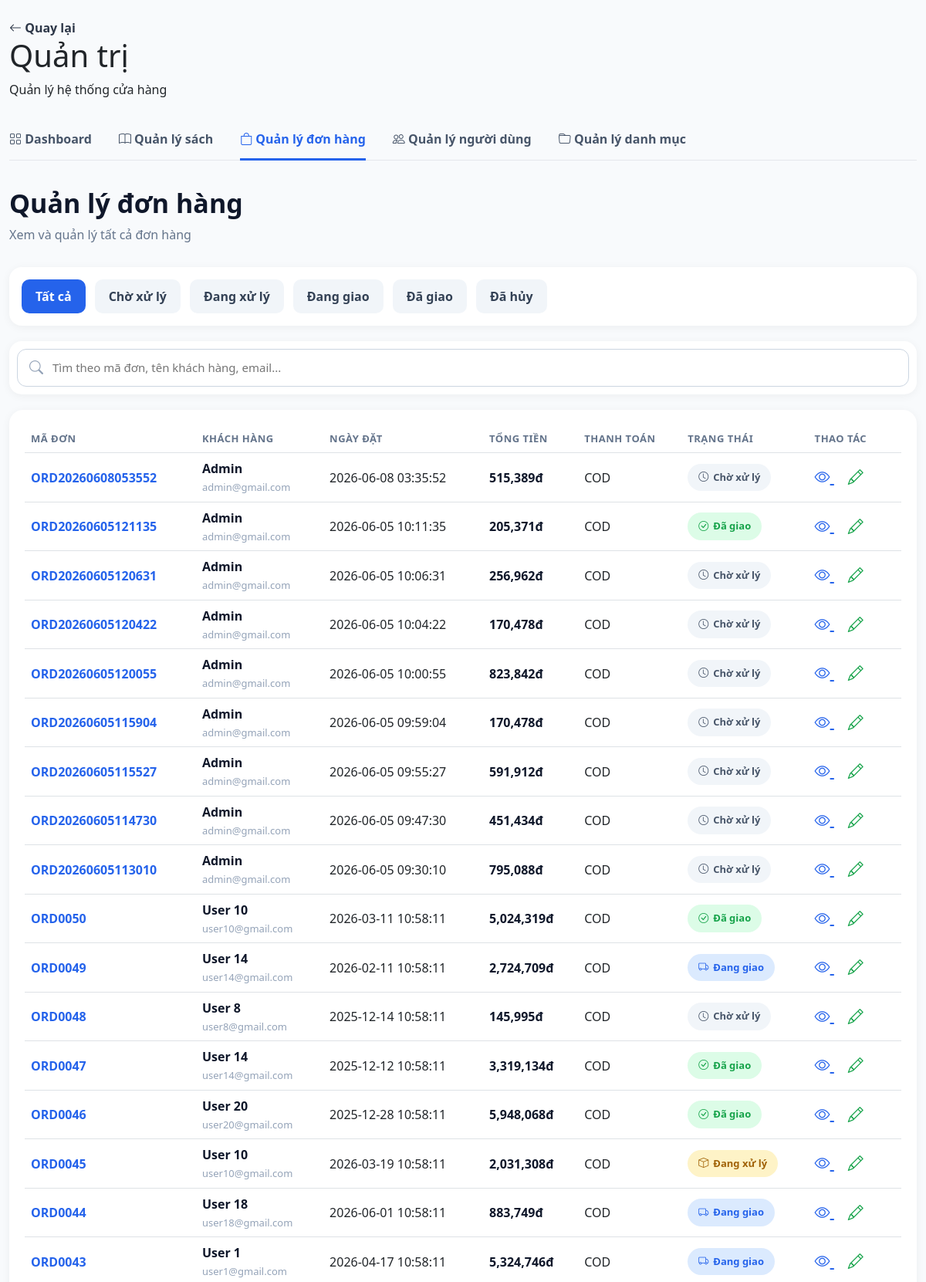
The page /bookstore/admin_orders.php (signed in, upper part) on the database its author committed.
### tables this page shows
CREATE TABLE `orders` (
  `id` int(11) NOT NULL,
  `user_id` int(11) DEFAULT NULL,
  `address_id` int(11) DEFAULT NULL,
  `order_code` varchar(20) DEFAULT NULL,
  `total_price` int(11) DEFAULT NULL,
  `payment_method` varchar(50) DEFAULT 'COD',
  `status` enum('waiting_confirm','pending','shipping','delivered','cancelled') NOT NULL DEFAULT 'waiting_confirm',
  `created_at` timestamp NOT NULL DEFAULT current_timestamp()
);

CREATE TABLE `users` (
  `id` int(11) NOT NULL,
  `name` varchar(100) NOT NULL,
  `email` varchar(150) NOT NULL,
  `password` varchar(255) NOT NULL,
  `phone` varchar(20) DEFAULT NULL,
  `avatar` varchar(255) DEFAULT NULL,
  `created_at` timestamp NOT NULL DEFAULT current_timestamp(),
  `updated_at` timestamp NOT NULL DEFAULT current_timestamp() ON UPDATE current_timestamp(),
  `role` enum('admin','user') NOT NULL DEFAULT 'user'
);

### bookstore/admin_orders.php (the view, shortened to what this page needs)
<?php
include 'db.php';
$whereSql = '';
$orders = mysqli_query($conn,"
    SELECT
        orders.*,
        users.name,
        users.email
    FROM orders
    LEFT JOIN users
        ON users.id = orders.user_id
    $whereSql
    ORDER BY orders.id DESC
");
?>
<!DOCTYPE html>
<html>
<head>
<link href="https://cdn.jsdelivr.net/npm/bootstrap@5.3.0/dist/css/bootstrap.min.css" rel="stylesheet">
<link rel="stylesheet" href="https://cdn.jsdelivr.net/npm/bootstrap-icons@1.11.3/font/bootstrap-icons.css">
<link rel="stylesheet" href="css/admin_orders.css">
</head>
<body>
<div class="admin-layout">
<div class="container my-4">
    <a href="home.php" class="back-link">
        <i class="bi bi-arrow-left"></i>
        Quay lại
    </a>
    <h1 class="admin-heading">
        Quản trị
    </h1>
    <p class="admin-subtitle">
        Quản lý hệ thống cửa hàng
    </p>
    <?php include 'admin_menu.php'; ?>
    <h1 class="page-title">
        Quản lý đơn hàng
    </h1>
    <p class="page-subtitle">
        Xem và quản lý tất cả đơn hàng
    </p>
     <div class="order-filters">
        <a href="admin_orders.php"
            class="<?= empty($_GET['status']) ? 'active' : '' ?>">
            Tất cả
        </a>
        <a href="?status=waiting_confirm"
            class="<?= ($_GET['status'] ?? '')=='waiting_confirm' ? 'active':'' ?>">
            Chờ xử lý
        </a>
        <a href="?status=pending"
            class="<?= ($_GET['status'] ?? '')=='pending' ? 'active':'' ?>">
            Đang xử lý
        </a>
        <a href="?status=shipping"
            class="<?= ($_GET['status'] ?? '')=='shipping' ? 'active':'' ?>">
            Đang giao
        </a>
        <a href="?status=delivered"
            class="<?= ($_GET['status'] ?? '')=='delivered' ? 'active':'' ?>">
            Đã giao
        </a>
        <a href="?status=cancelled"
            class="<?= ($_GET['status'] ?? '')=='cancelled' ? 'active':'' ?>">
            Đã hủy
        </a>
    </div>
    <div class="search">
        <form method="GET" class="search-box">
            <i class="bi bi-search"></i>
            <input
                type="text"
                name="keyword"
                value="<?= htmlspecialchars($_GET['keyword'] ?? '') ?>"
                placeholder="Tìm theo mã đơn, tên khách hàng, email..."
            >
        </form>
    </div>
    <div class="table-box">
        <table class="table table-hover">
            <thead>
                <tr>
                <th>Mã đơn</th>
                <th>Khách hàng</th>
                <th>Ngày đặt</th>
                <th>Tổng tiền</th>
                <th>Thanh toán</th>
                <th>Trạng thái</th>
                <th>Thao tác</th>
                </tr>
            </thead>
            <tbody>
                <?php while($order=mysqli_fetch_assoc($orders)): ?>
                    <tr>
                        <td>
                            <div class="order-code">
                                <?= $order['order_code'] ?>
                            </div>
                        </td>
                        <td class="customer-cell">
                            <div class="customer-name">
                                <?= htmlspecialchars($order['name']) ?>
                            </div>
                            <div class="customer-email">
                                <?= htmlspecialchars($order['email']) ?>
                            </div>
                        </td>
                        <td><?= $order['created_at'] ?></td>
                        <td>
                            <div class="total-price">
                                <?= number_format($order['total_price']) ?>đ
                            </div>
                        </td>
                        <td><?= strtoupper($order['payment_method']) ?></td>
                        <td>
                        <?php
                        switch($order['status']){
                            case 'waiting_confirm':
                                echo '<span class="status waiting">
                                        <i class="bi bi-clock"></i>
                                        Chờ xử lý
                                    </span>';
                                break;
                            case 'pending':
                                echo '<span class="status pending">
                                        <i class="bi bi-box"></i>
                                        Đang xử lý
                                    </span>';
                                break;
                            case 'shipping':
                                echo '<span class="status shipping">
                                        <i class="bi bi-truck"></i>
                                        Đang giao
                                    </span>';
                                break;
                            case 'delivered':
                                echo '<span class="status delivered">
                                        <i class="bi bi-check-circle"></i>
                                        Đã giao
                                    </span>';
                                break;
                            case 'cancelled':
                                echo '<span class="status cancelled">
                                        <i class="bi bi-x-circle"></i>
                                        Đã hủy
                                    </span>';
                                break;
                        }
                        ?>
                        </td>
                        <td class="actions">
                            <a
                            href="order_detail.php?id=<?= $order['id'] ?>&from=admin"
                            class="view-btn">
                                <i class="bi bi-eye"></i>
                            </a>
                            <button
                                class="edit-btn"
                                data-id="<?= $order['id'] ?>"
                                data-code="<?= $order['order_code'] ?>"
                                data-status="<?= $order['status'] ?>">
                                <i class="bi bi-pencil"></i>
                            </button>
                        </td>
                    </tr>
                <?php endwhile; ?>
            </tbody>
        </table>
    </div>
</div>
</div>
</body>
</html>

### bookstore/css/admin_orders.css (style rules this page uses)
body { background:#f8fafc!important; }
.admin-layout .container { max-width:1400px; }
.admin-layout .back-link { text-decoration: none; color: #2d3748; font-weight: 600; }
.admin-layout .page-title { font-size:34px; font-weight:700; color:#0f172a; }
.admin-layout .page-subtitle { color:#64748b; margin-bottom:30px; }
.admin-layout .order-filters { background:#fff; border-radius:16px; padding:16px; display:flex; gap:12px; flex-wrap:wrap; margin-bottom:20px; box-shadow:0 2px 12px rgba(0,0,0,.05); }
.admin-layout .order-filters a { text-decoration:none; border:none; background:#f1f5f9; color:#334155; padding:10px 18px; border-radius:10px; font-weight:600; transition:.2s; }
.admin-layout .order-filters a.active { background:#2563eb; color:#fff; }
.admin-layout .search { background:#fff; border-radius:16px; padding:10px; gap:12px; flex-wrap:wrap; margin-bottom:20px; box-shadow:0 2px 12px rgba(0,0,0,.05); }
.admin-layout .search-box { display:flex; align-items:center; border:1px solid #cbd5e1; border-radius:12px; padding:10px 15px; }
.admin-layout .search-box i { color:#94a3b8; margin-right:10px; font-size:18px; }
.admin-layout .search-box input { border:none; outline:none; width:100%; font-size:15px; }
.admin-layout .table-box { background:#fff; border-radius:18px; padding:20px; box-shadow:0 2px 12px rgba(0,0,0,.05); }
.admin-layout .table-box table { margin-bottom:0; }
.admin-layout .table-box th { color:#64748b; font-size:13px; text-transform:uppercase; letter-spacing:.5px; }
.admin-layout .table-box td { vertical-align:middle; }
.admin-layout .customer-name { font-weight:600; color:#0f172a; }
.admin-layout .customer-email { color:#94a3b8; font-size:13px; margin-top:3px; }
.admin-layout .total-price { font-weight:600; color:#0f172a; }
.admin-layout .order-code { font-weight:600; color:#2563eb; }
.admin-layout .status { display:inline-flex; align-items:center; gap:6px; padding:8px 14px; border-radius:999px; font-size:13px; font-weight:600; }
.admin-layout .status.waiting { background:#f1f5f9; color:#475569; }
.admin-layout .status.pending { background:#fef3c7; color:#a16207; }
.admin-layout .status.shipping { background:#dbeafe; color:#2563eb; }
.admin-layout .status.delivered { background:#dcfce7; color:#16a34a; }
.admin-layout .actions { white-space:nowrap; }
.admin-layout .view-btn, .admin-layout .edit-btn { border:none; background:none; font-size:20px; margin-right:12px; cursor:pointer; }
.admin-layout .view-btn { color:#2563eb; }
.admin-layout .edit-btn { color:#16a34a; }

### rows shown on the page
orders: order_code "ORD20260608053552", user.name "Admin", user.email "admin@gmail.com", created_at "2026-06-08 03:35:52", total_price "515,389", payment_method "COD", status "waiting_confirm" (drawn)
orders: order_code "ORD20260605121135", user.name "Admin", user.email "admin@gmail.com", created_at "2026-06-05 10:11:35", total_price "205,371", payment_method "COD", status "delivered" (drawn)
orders: order_code "ORD20260605120631", user.name "Admin", user.email "admin@gmail.com", created_at "2026-06-05 10:06:31", total_price "256,962", payment_method "COD", status "waiting_confirm" (drawn)
orders: order_code "ORD20260605120422", user.name "Admin", user.email "admin@gmail.com", created_at "2026-06-05 10:04:22", total_price "170,478", payment_method "COD", status "waiting_confirm" (drawn)
orders: order_code "ORD20260605120055", user.name "Admin", user.email "admin@gmail.com", created_at "2026-06-05 10:00:55", total_price "823,842", payment_method "COD", status "waiting_confirm" (drawn)
orders: order_code "ORD20260605115904", user.name "Admin", user.email "admin@gmail.com", created_at "2026-06-05 09:59:04", total_price "170,478", payment_method "COD", status "waiting_confirm" (drawn)
orders: order_code "ORD20260605115527", user.name "Admin", user.email "admin@gmail.com", created_at "2026-06-05 09:55:27", total_price "591,912", payment_method "COD", status "waiting_confirm" (drawn)
orders: order_code "ORD20260605114730", user.name "Admin", user.email "admin@gmail.com", created_at "2026-06-05 09:47:30", total_price "451,434", payment_method "COD", status "waiting_confirm" (drawn)
orders: order_code "ORD20260605113010", user.name "Admin", user.email "admin@gmail.com", created_at "2026-06-05 09:30:10", total_price "795,088", payment_method "COD", status "waiting_confirm" (drawn)
orders: order_code "ORD0050", user.name "User 10", user.email "user10@gmail.com", created_at "2026-03-11 10:58:11", total_price "5,024,319", payment_method "COD", status "delivered" (drawn)
orders: order_code "ORD0049", user.name "User 14", user.email "user14@gmail.com", created_at "2026-02-11 10:58:11", total_price "2,724,709", payment_method "COD", status "shipping" (drawn)
orders: order_code "ORD0048", user.name "User 8", user.email "user8@gmail.com", created_at "2025-12-14 10:58:11", total_price "145,995", payment_method "COD", status "waiting_confirm" (drawn)
orders: order_code "ORD0047", user.name "User 14", user.email "user14@gmail.com", created_at "2025-12-12 10:58:11", total_price "3,319,134", payment_method "COD", status "delivered" (drawn)
orders: order_code "ORD0046", user.name "User 20", user.email "user20@gmail.com", created_at "2025-12-28 10:58:11", total_price "5,948,068", payment_method "COD", status "delivered" (drawn)
orders: order_code "ORD0045", user.name "User 10", user.email "user10@gmail.com", created_at "2026-03-19 10:58:11", total_price "2,031,308", payment_method "COD", status "pending" (drawn)
orders: order_code "ORD0044", user.name "User 18", user.email "user18@gmail.com", created_at "2026-06-01 10:58:11", total_price "883,749", payment_method "COD", status "shipping" (drawn)
orders: order_code "ORD0043", user.name "User 1", user.email "user1@gmail.com", created_at "2026-04-17 10:58:11", total_price "5,324,746", payment_method "COD", status "shipping" (drawn)
